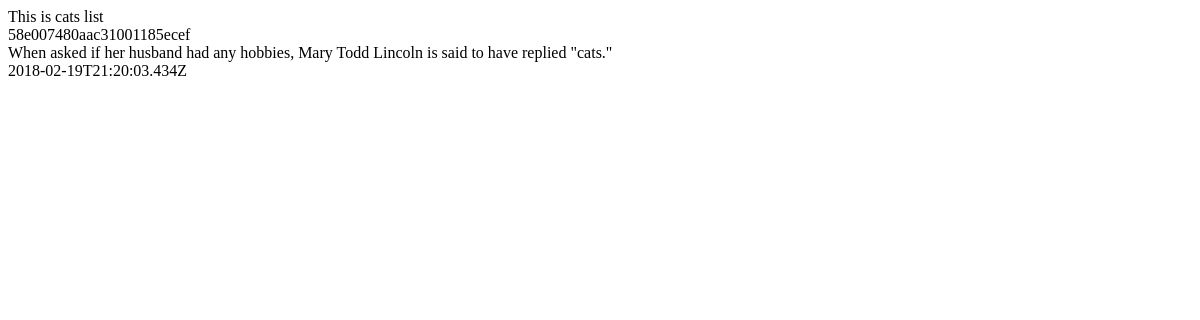
The page /cats/list/ on the database as committed earlier.
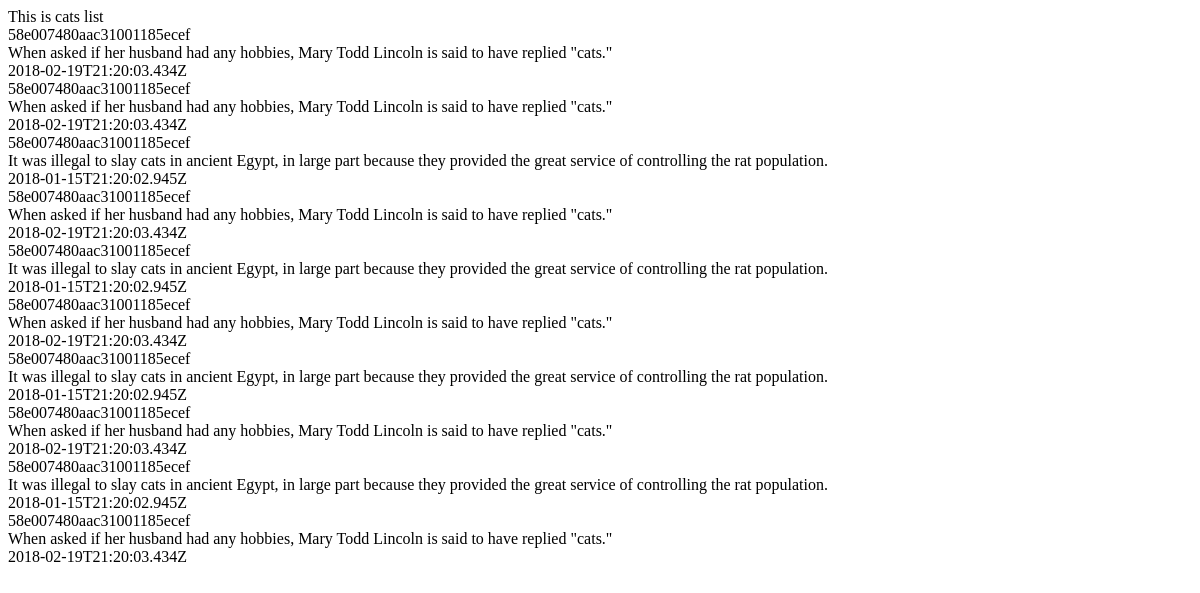
The same page on the database as committed later.
### cats/models.py (models this page shows, shortened)
class CatsFact(models.Model):
    fact_owner = models.CharField(max_length=255)
    text = models.TextField(max_length=1000)
    source = models.CharField(max_length=255)
    createdAt = models.CharField(max_length=255)
    updatedAt = models.CharField(max_length=255)
    type = models.CharField(max_length=255)
    deleted = models.BooleanField()
    used = models.BooleanField()

### cats/views.py (the view)
# urls.py: path('cats/list/', cats_views.list_cats_view, name='list_cats_view'),
def list_cats_view(request):
    cats = CatsFact.objects.all()
    return render(request, 'list.html', {'cats': cats, 'title': "This is cats list"})

### templates/list.html (shortened to what this page needs)
{% for cat in cats %}
    {{ cat.fact_owner }}<br>
    {{ cat.text }}<br>
    {{ cat.createdAt }}<br>
{% endfor %}

Rows that differ between the two databases and show on the page:
added CatsFact: fact_owner "58e007480aac31001185ecef", text "When asked if her husband had any hobbies, Mary Todd Lincoln is said to have replied \"cats.\"", createdAt "2018-02-19T21:20:03.434Z"
added CatsFact: fact_owner "58e007480aac31001185ecef", text "It was illegal to slay cats in ancient Egypt, in large part because they provided the great service of controlling the rat population.", createdAt "2018-01-15T21:20:02.945Z"
added CatsFact: fact_owner "58e007480aac31001185ecef", text "When asked if her husband had any hobbies, Mary Todd Lincoln is said to have replied \"cats.\"", createdAt "2018-02-19T21:20:03.434Z"
added CatsFact: fact_owner "58e007480aac31001185ecef", text "It was illegal to slay cats in ancient Egypt, in large part because they provided the great service of controlling the rat population.", createdAt "2018-01-15T21:20:02.945Z"
added CatsFact: fact_owner "58e007480aac31001185ecef", text "When asked if her husband had any hobbies, Mary Todd Lincoln is said to have replied \"cats.\"", createdAt "2018-02-19T21:20:03.434Z"
added CatsFact: fact_owner "58e007480aac31001185ecef", text "It was illegal to slay cats in ancient Egypt, in large part because they provided the great service of controlling the rat population.", createdAt "2018-01-15T21:20:02.945Z"
added CatsFact: fact_owner "58e007480aac31001185ecef", text "When asked if her husband had any hobbies, Mary Todd Lincoln is said to have replied \"cats.\"", createdAt "2018-02-19T21:20:03.434Z"
added CatsFact: fact_owner "58e007480aac31001185ecef", text "It was illegal to slay cats in ancient Egypt, in large part because they provided the great service of controlling the rat population.", createdAt "2018-01-15T21:20:02.945Z"
added CatsFact: fact_owner "58e007480aac31001185ecef", text "When asked if her husband had any hobbies, Mary Todd Lincoln is said to have replied \"cats.\"", createdAt "2018-02-19T21:20:03.434Z"
